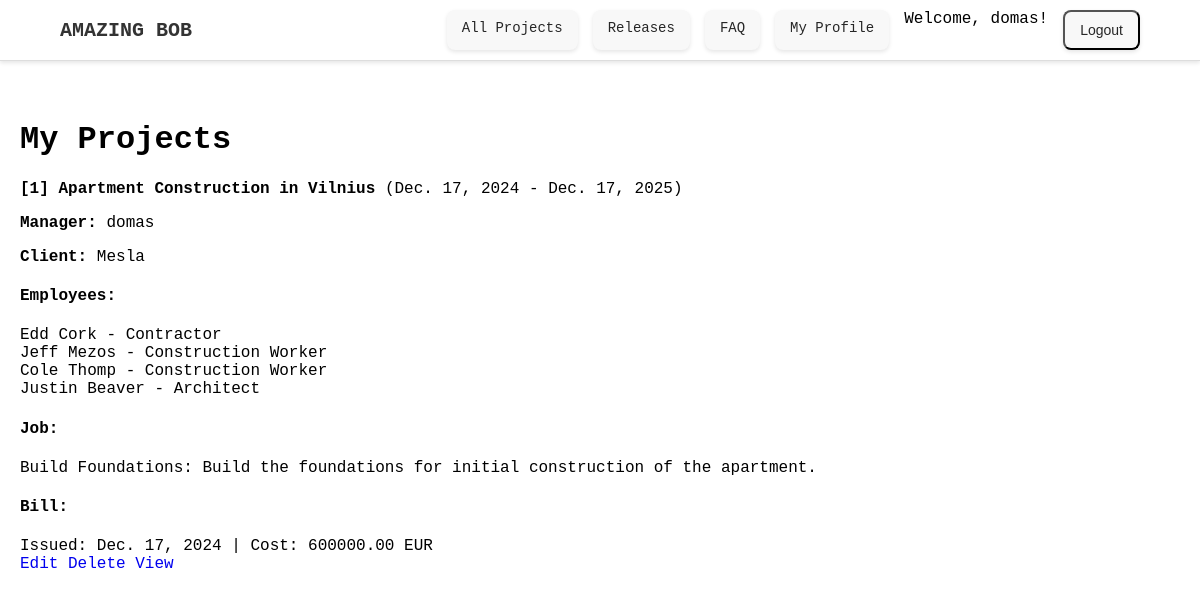
/home/user_projects/ (signed in), run on the app's committed database.
### phandling/models.py (models this page shows, shortened)
class Project(models.Model):
    title = models.CharField(max_length=255)
    start_date = models.DateField()
    end_date = models.DateField(blank=True, null=True)
    client = models.ForeignKey('Client', on_delete=models.CASCADE)
    manager = models.ForeignKey(User, on_delete=models.SET_NULL, null=True)
    employees = models.ManyToManyField('Employee')  # employees can work on multiple projects.
    jobs = models.ForeignKey('Job', on_delete=models.CASCADE)  # each job is tied to a single project.
    bills = models.ForeignKey('Bill', on_delete=models.CASCADE)  # each bill is tied to a single project.

class Client(models.Model):
    name = models.CharField(max_length=100)
    surname = models.CharField(max_length=100)
    company = models.CharField(max_length=255, blank=True, null=True)
    contacts = models.TextField(blank=True, null=True)

class Employee(models.Model):
    name = models.CharField(max_length=100)
    surname = models.CharField(max_length=100)
    position = models.CharField(max_length=100)

class Job(models.Model):
    title = models.CharField(max_length=255)
    notes = models.TextField(blank=True, null=True)

class Bill(models.Model):
    date_of_issue = models.DateField()
    cost = models.DecimalField(max_digits=10, decimal_places=2)

### phandling/views.py (the view)
# urls.py: path('user_projects/', views.user_projects, name='user_projects'),
def user_projects(request):
    projects = Project.objects.filter(manager=request.user)
    return render(request, 'user/projects.html', {'projects': projects})

### templates/user/projects.html (shortened to what this page needs)
{% extends "base.html" %}
    {% load static %}
{% block content %}
<html>
<body>
    <h1>My Projects</h1>
    {% for project in projects %}
        <div class="project">
            <div class="project-header">
                <strong>[{{ project.id }}] {{ project.title }}</strong> ({{ project.start_date }} - {{ project.end_date|default:"Ongoing" }})
            </div>
            <p><strong>Manager:</strong> {{ project.manager }}</p>
            <p><strong>Client:</strong> {{ project.client.company }}</p>
            <h4>Employees:</h4>
            <ul>
                {% for employee in project.employees.all %}
                    <li>{{ employee.name }} {{ employee.surname }} - {{ employee.position }}</li>
                {% empty %}
                    <li>No employees assigned.</li>
                {% endfor %}
            </ul>
            <h4>Job:</h4>
            <ul>
                {% if project.jobs %}
                    <li>{{ project.jobs.title }}: {{ project.jobs.notes|default:"No notes" }}</li>
                {% else %}
                    <li>No job assigned.</li>
                {% endif %}
            </ul>
            <h4>Bill:</h4>
            <ul>
                {% if project.bills %}
                    <li>Issued: {{ project.bills.date_of_issue }} | Cost: {{ project.bills.cost }} EUR</li>
                {% else %}
                    <li>No bills issued.</li>
                {% endif %}
            </ul>
            <div class="crud-buttons">
                <a href="#" class="disabled">Edit</a>
                <a href="#" class="disabled">Delete</a>
                <a href="#" class="disabled">View</a>
            </div>
        </div>
    {% empty %}
        <p>No projects found.</p>
    {% endfor %}
</body>
</html>
{% endblock %}

### templates/base.html (shortened to what this page needs)
<!DOCTYPE html>
<html lang="en">
<head>
    {% load static %}
    <link rel="stylesheet" href="{% static 'css/style.css' %}">
</head>
<body>
    <div id="header">
        <div class="header-container">
            <div class="logo">
                <a href="/home/">AMAZING BOB</a>
            </div>
            <nav class="nav-links">
                <a href="/home/projects" class="header-button">All Projects</a>
                <a href="/home/releases/" class="header-button">Releases</a>
                <a href="/home/faq/" class="header-button">FAQ</a>
                {% if request.user.is_authenticated %}
                    <a href="/home/user_projects" class="header-button">My Profile</a>
                    <span>Welcome, {{ request.user.username }}!</span>
                    <form method="post" action="{% url 'logout' %}" style="display:inline;">
                        <input type="submit" value="Logout" class="header-button">
                    </form>
                {% else %}
                    <a href="{% url 'register' %}" class="header-button">Register</a>
                    <a href="/accounts/login" class="header-button">Login</a>
                {% endif %}
            </nav>
        </div>
    </div>
    <div id="content">
        {% block content %}{% endblock %}
    </div>
</body>
</html>

### static/css/style.css (style rules this page uses)
body, ul, li, a { margin: 0; padding: 0; list-style: none; text-decoration: none; font-family: 'Fira Code', monospace; }
#header { width: 100%; background-color: #ffffff; border-bottom: 1px solid #ddd; display: flex; justify-content: center; align-items: center; position: fixed; top: 0; z-index: 1000; height: 60px; box-shadow: 0 2px 4px rgba(0, 0, 0, 0.1); }
.header-container { width: 90%; max-width: 1200px; display: flex; justify-content: space-between; align-items: center; }
.logo a { font-size: 20px; font-weight: bold; color: #333; text-decoration: none; transition: color 0.3s; }
.nav-links { display: flex; gap: 15px; }
.header-button { font-size: 14px; font-weight: 500; color: #262626; padding: 10px 15px; border-radius: 8px; background-color: #f8f8f8; transition: all 0.3s ease; box-shadow: 0 2px 4px rgba(0, 0, 0, 0.1); }
#content { margin-top: 80px; padding: 20px; }

### data on the page
Project: id "1", title "Apartment Construction in Vilnius", start_date "Dec. 17, 2024", end_date "Dec. 17, 2025", manager "domas", client.company "Mesla", jobs "Build Foundations", jobs.notes "Build the foundations for initial construction of the apartment.", bills.date_of_issue "Dec. 17, 2024", bills.cost "600000.00"
Employee: name "Edd", surname "Cork", position "Contractor"
Employee: name "Jeff", surname "Mezos", position "Construction Worker"
Employee: name "Cole", surname "Thomp", position "Construction Worker"
Employee: name "Justin", surname "Beaver", position "Architect"

### other printed values
{{ request.user.username }} "domas"
